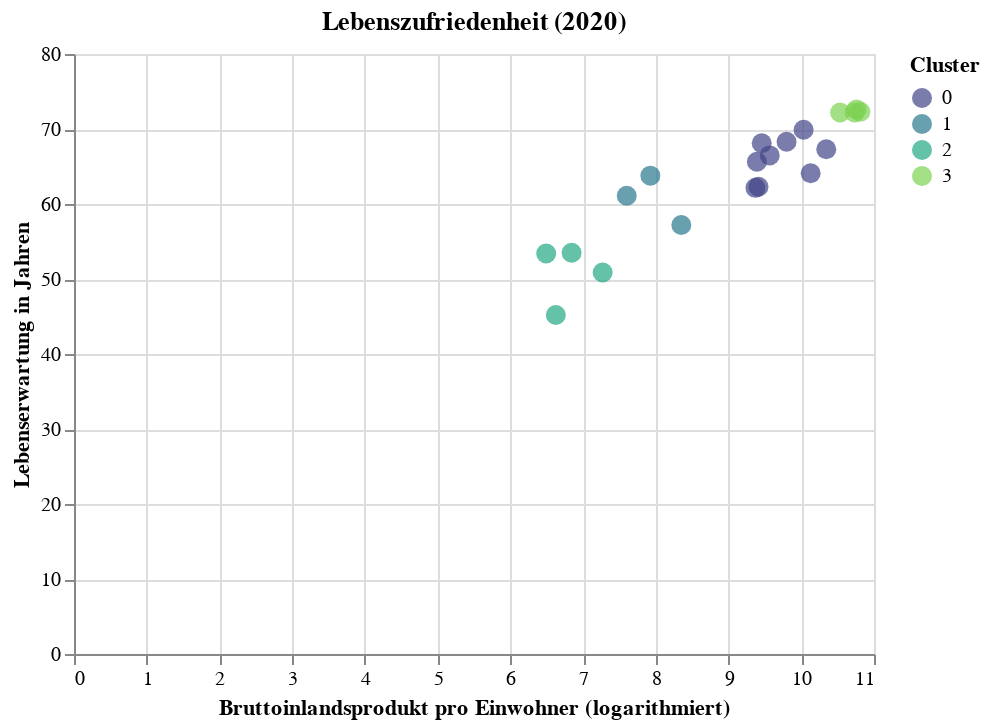

Here is the notebook cell this chart was saved with:
### Markdown cell above
## Visualisierung

In der letzten Abbildung werden die Cluster dargestellt: 

- In der unteren linken Ecke sind Länder mit dem geringsten Bruttoinlandsprodukt pro Einwohner und einer sehr geringen Lebenserwartung aufgeführt. 
- In der oberen rechten Ecke die Länder mit dem höchsten Bruttoinlandsprodukt pro Einwohner und einer sehr hohen Lebenserwartung.

### Code cell
import altair as alt

alt.themes.enable('opaque')

alt.Chart(df_cl).mark_circle(size=100).encode(
    x=alt.X('logged_gdp_per_capita', title='Bruttoinlandsprodukt pro Einwohner (logarithmiert)'),
    y=alt.Y('healthy_life_expectancy', title='Lebenserwartung in Jahren'),
    color=alt.Color('cluster:O', legend=alt.Legend(title='Cluster'), scale=alt.Scale(scheme='viridis')),
    tooltip=['cluster']
).properties(
    title='Lebenszufriedenheit (2020)'
)

### Figure 1 — Vega-Lite specification as saved in the notebook (floating-point values rounded to 4 significant figures)
{"config": {"background": "white", "view": {"continuousWidth": 400, "continuousHeight": 300}}, "data": {"name": "data-5a7ae24a8d045316de58130c4e710387"}, "mark": {"type": "circle", "size": 100}, "encoding": {"color": {"field": "cluster", "legend": {"title": "Cluster"}, "scale": {"scheme": "viridis"}, "type": "ordinal"}, "tooltip": [{"field": "cluster", "type": "quantitative"}], "x": {"field": "logged_gdp_per_capita", "title": "Bruttoinlandsprodukt pro Einwohner (logarithmiert)", "type": "quantitative"}, "y": {"field": "healthy_life_expectancy", "title": "Lebenserwartung in Jahren", "type": "quantitative"}}, "title": "Lebenszufriedenheit (2020)", "$schema": "https://vega.github.io/schema/vega-lite/v4.17.0.json", "datasets": {"data-5a7ae24a8d045316de58130c4e710387": [{"country_name": "Paraguay", "logged_gdp_per_capita": 9.39, "healthy_life_expectancy": 65.64, "cluster": 0}, {"country_name": "Rwanda", "logged_gdp_per_capita": 7.6, "healthy_life_expectancy": 61.1, "cluster": 1}, {"country_name": "Russia", "logged_gdp_per_capita": 10.13, "healthy_life_expectancy": 64.1, "cluster": 0}, {"country_name": "Mongolia", "logged_gdp_per_capita": 9.412, "healthy_life_expectancy": 62.3, "cluster": 0}, {"country_name": "Mexico", "logged_gdp_per_capita": 9.798, "healthy_life_expectancy": 68.3, "cluster": 0}, {"country_name": "Indonesia", "logged_gdp_per_capita": 9.37, "healthy_life_expectancy": 62.16, "cluster": 0}, {"country_name": "Chile", "logged_gdp_per_capita": 10.03, "healthy_life_expectancy": 69.9, "cluster": 0}, {"country_name": "Nepal", "logged_gdp_per_capita": 7.925, "healthy_life_expectancy": 63.78, "cluster": 1}, {"country_name": "Lithuania", "logged_gdp_per_capita": 10.34, "healthy_life_expectancy": 67.29, "cluster": 0}, {"country_name": "Central African Republic", "logged_gdp_per_capita": 6.625, "healthy_life_expectancy": 45.2, "cluster": 2}, {"country_name": "Sierra Leone", "logged_gdp_per_capita": 7.269, "healthy_life_expectancy": 50.87, "cluster": 2}, {"country_name": "Germany", "logged_gdp_per_capita": 10.73, "healthy_life_expectancy": 72.2, "cluster": 3}, {"country_name": "Brazil", "logged_gdp_per_capita": 9.566, "healthy_life_expectancy": 66.48, "cluster": 0}, {"country_name": "Ghana", "logged_gdp_per_capita": 8.351, "healthy_life_expectancy": 57.2, "cluster": 1}, {"country_name": "Malta", "logged_gdp_per_capita": 10.53, "healthy_life_expectancy": 72.2, "cluster": 3}, {"country_name": "Niger", "logged_gdp_per_capita": 6.842, "healthy_life_expectancy": 53.5, "cluster": 2}, {"country_name": "Burundi", "logged_gdp_per_capita": 6.493, "healthy_life_expectancy": 53.4, "cluster": 2}, {"country_name": "Peru", "logged_gdp_per_capita": 9.456, "healthy_life_expectancy": 68.1, "cluster": 0}, {"country_name": "Netherlands", "logged_gdp_per_capita": 10.81, "healthy_life_expectancy": 72.3, "cluster": 3}, {"country_name": "Sweden", "logged_gdp_per_capita": 10.76, "healthy_life_expectancy": 72.6, "cluster": 3}]}}
